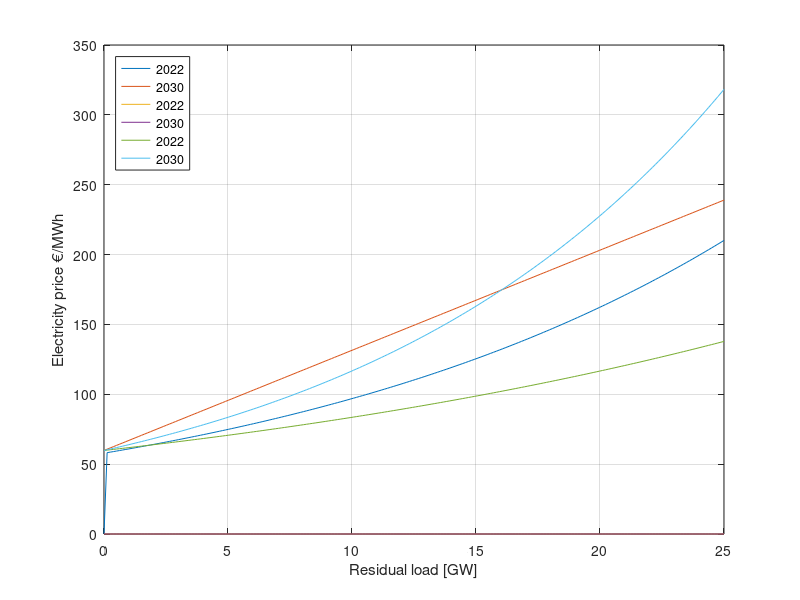

Recreate this plot in MATLAB.
clc
clear
close all


%% residual load

residual = linspace(0,25e3,200);



%% Gas price
gas = [40; 80]; % €/MWh thermal for low and high scenario
plant_eff = 0.55; % [-] thermal to elec eff
gasplant_fuel_cost = gas./plant_eff;
CO2_price = [80; 150]; % €/tCO2 emitted in 2022 and in 2030
CO2_emit_gas_plant = 549; % gCO2/kWh = kgCO2/MWh thermal gas
CO2_marginal_cost = CO2_price .* CO2_emit_gas_plant./1000; % €/MWh additional due to CO2 costs
gasplant_marginal_cost = gasplant_fuel_cost + CO2_marginal_cost  % €/MWh electricity delivered marginal costs





%% fossil price

% v1 price:
% price_electricity = 21.486.*exp(residual_load_curve.*1e-4) ; % v2: y = 21,486e0,0001x, v1: y = 27,775e4E-05x
%price_electricity = 21.486.*exp(residual_load_curves.*1e-4) - (residual_load_curves<0)*21.486; % [€/MWh] and if residual < 0 than €0/MWh if 0 fossil production or negative residual = excess reneawble energly production

%v4 price:
% price for 2022 - 2023 non crisis prices used: y = 57,841*exp(0,0516*x
price_electricity(:,1) = 57.841.*exp(residual.*0.0516e-3) - (residual<0)*57.841; % [€/MWh] and if residual < 0 than €0/MWh if 0 fossil production or negative residual = excess reneawble energly production


% linear merit order price curve according to ETM model, see excel for fit - for 2030:
price_electricity(:,2) = 7.168/1000.*residual + 59.8; % [€/MWh] since using fossil production load only, price is €0 when excess energy - V2G load not taken into account now
price_electricity(residual==0) = 0; % set price to 0 for moments of excess electricity


%% auto constructed merit price

fossil_min_price = 59.8; % €/MWh
gasplant_nom_cost_at_residual_load = 20; % GW
bid_inclination = (gasplant_marginal_cost - fossil_min_price) / gasplant_nom_cost_at_residual_load % €/MWh increase per GW residual load increase

%linear options:
%price_electricity(:,3) = bid_inclination(1)/1000.*residual + fossil_min_price; % [€/MWh] since using fossil production load only, price is €0 when excess energy - V2G load not taken into account now
%price_electricity(:,4) = bid_inclination(2)/1000.*residual + fossil_min_price; % [€/MWh] since using fossil production load only, price is €0 when excess energy - V2G load not taken into account now

fossil_min_price = 59.8; % €/MWh
gasplant_nom_cost_at_residual_load = 20; % GW
bid_incl_exponential = log(gasplant_marginal_cost/fossil_min_price)/(gasplant_nom_cost_at_residual_load*1000)

% exponential price options:
price_electricity(:,5) = fossil_min_price.*exp(residual.*bid_incl_exponential(1)); % [€/MWh] and if residual < 0 than €0/MWh if 0 fossil production or negative residual = excess reneawble energly production
price_electricity(:,6) = fossil_min_price.*exp(residual.*bid_incl_exponential(2)); % [€/MWh] and if residual < 0 than €0/MWh if 0 fossil production or negative residual = excess reneawble energly production

price_electricity(residual==0) = 0; % set price to 0 for moments of excess electricity


%% Plot


plot(residual/1e3,price_electricity)

xlabel('Residual load [GW]')
ylabel('Electricity price €/MWh')
grid
legend('2022','2030','2022','2030','2022','2030','Location','northwest')





